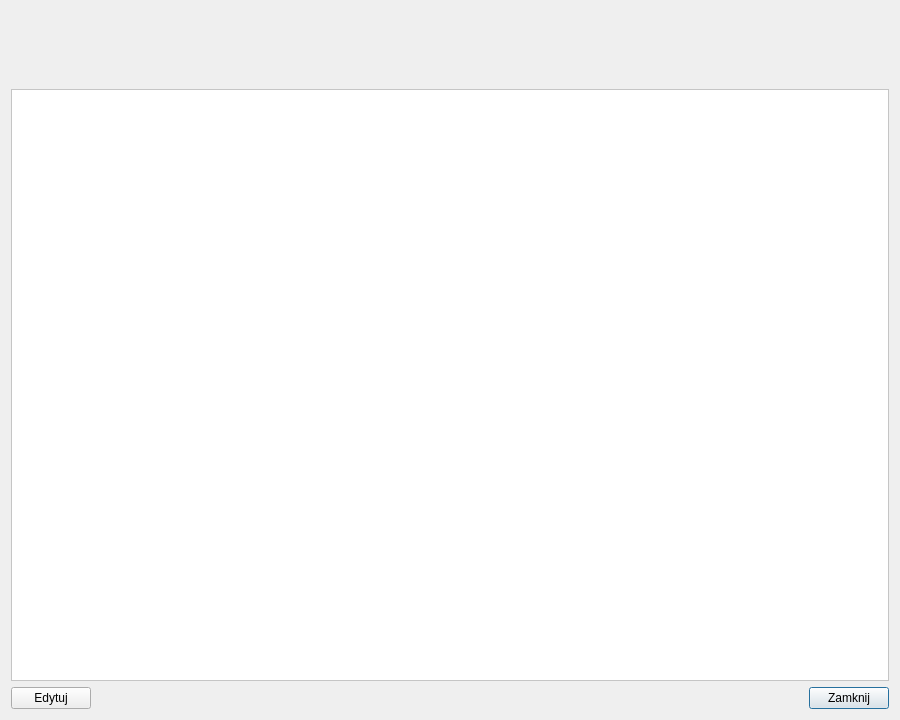
<?xml version="1.0" encoding="UTF-8"?>
<ui version="4.0">
 <class>PreviewDialog</class>
 <widget class="QDialog" name="PreviewDialog">
  <property name="geometry">
   <rect>
    <x>0</x>
    <y>0</y>
    <width>900</width>
    <height>720</height>
   </rect>
  </property>
  <property name="windowTitle">
   <string>Podgląd eksponatu</string>
  </property>
  <layout class="QVBoxLayout" name="verticalLayout">
   <item>
    <widget class="QLabel" name="nameLabel">
     <property name="font">
      <font>
       <pointsize>18</pointsize>
       <bold>true</bold>
      </font>
     </property>
     <property name="text">
      <string/>
     </property>
     <property name="wordWrap">
      <bool>true</bool>
     </property>
    </widget>
   </item>
   <item>
    <widget class="QLabel" name="metaLabel">
     <property name="font">
      <font>
       <pointsize>12</pointsize>
      </font>
     </property>
     <property name="text">
      <string/>
     </property>
     <property name="wordWrap">
      <bool>true</bool>
     </property>
     <property name="textInteractionFlags">
      <set>Qt::TextSelectableByMouse</set>
     </property>
    </widget>
   </item>
   <item>
    <widget class="QLabel" name="detailsLabel">
     <property name="text">
      <string/>
     </property>
     <property name="wordWrap">
      <bool>true</bool>
     </property>
     <property name="textInteractionFlags">
      <set>Qt::TextSelectableByMouse</set>
     </property>
    </widget>
   </item>
   <item>
    <widget class="QTextBrowser" name="descriptionView">
     <property name="sizePolicy">
      <sizepolicy hsizetype="Expanding" vsizetype="Expanding">
       <horstretch>0</horstretch>
       <verstretch>1</verstretch>
      </sizepolicy>
     </property>
     <property name="openExternalLinks">
      <bool>true</bool>
     </property>
     <property name="styleSheet">
      <string notr="true">QTextBrowser { color: #111; background-color: #ffffff; padding: 8px; }</string>
     </property>
    </widget>
   </item>
   <item>
    <layout class="QHBoxLayout" name="buttonLayout">
     <item>
      <widget class="QPushButton" name="editButton">
       <property name="text">
        <string>Edytuj</string>
       </property>
      </widget>
     </item>
     <item>
      <spacer name="horizontalSpacer">
       <property name="orientation">
        <enum>Qt::Horizontal</enum>
       </property>
       <property name="sizeHint" stdset="0">
        <size>
         <width>40</width>
         <height>20</height>
        </size>
       </property>
      </spacer>
     </item>
     <item>
      <widget class="QPushButton" name="closeButton">
       <property name="text">
        <string>Zamknij</string>
       </property>
       <property name="default">
        <bool>true</bool>
       </property>
      </widget>
     </item>
    </layout>
   </item>
  </layout>
 </widget>
 <resources/>
 <connections/>
</ui>
